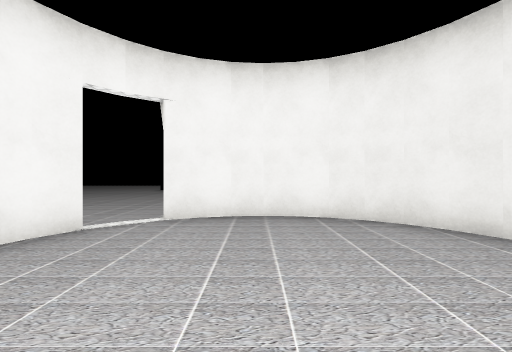
View 1 (above)

12 first-person views from a walk through a Unity game level. The camera is 1.3 m above the floor, looks level and sees 85° across. The floor is counted in squares, 1.89 m on a side. Each view is taken from the middle of a square. On the plan, view 1 faces up. The plan holds only what a view shows up to about 9 squares ahead; the rest is blank. The place goes on beyond the plan. The player character is not drawn. Some animated figures are left out. Some surface patterns are stand-ins.

View 2
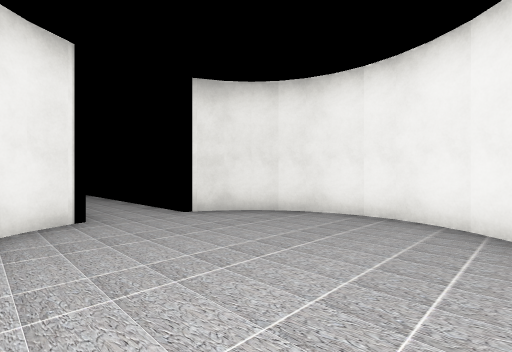

View 3
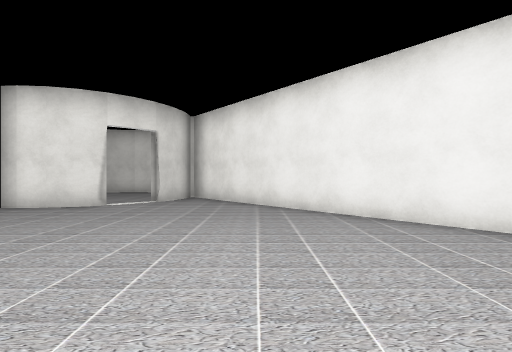

View 4
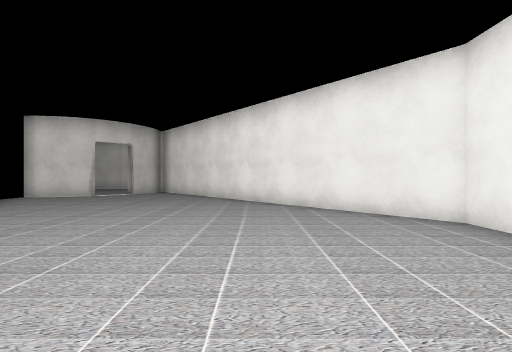

View 5
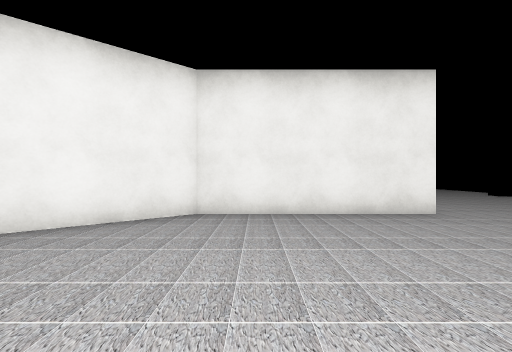

View 6
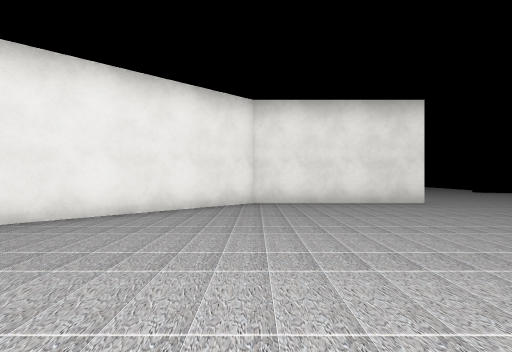

View 7
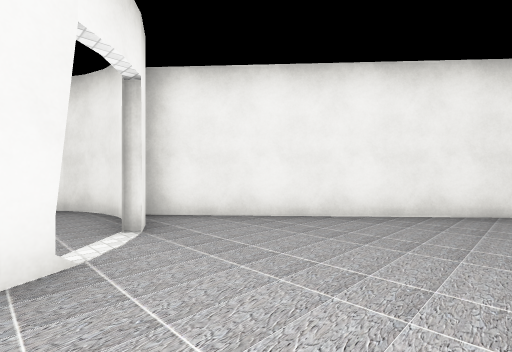

View 8
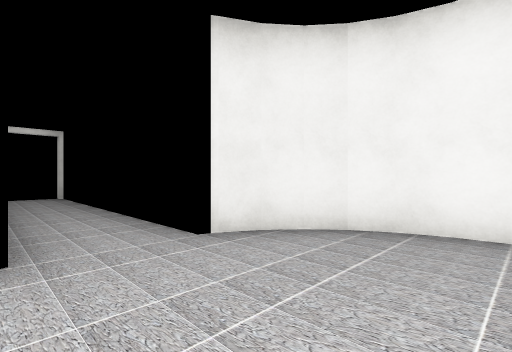

View 9
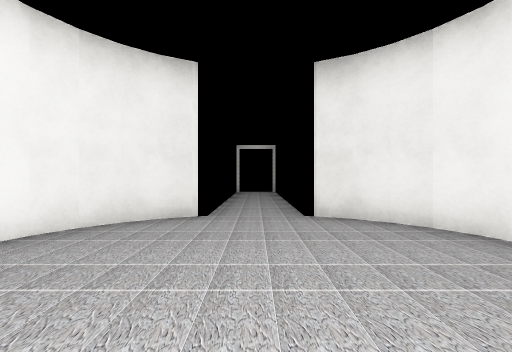

View 10
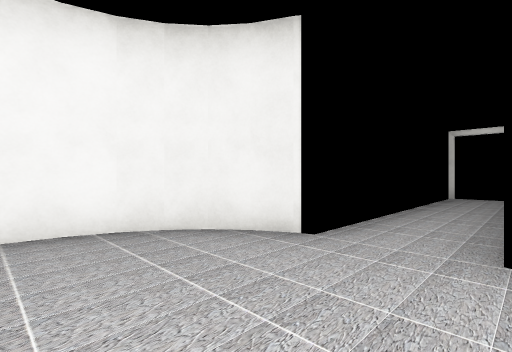

View 11
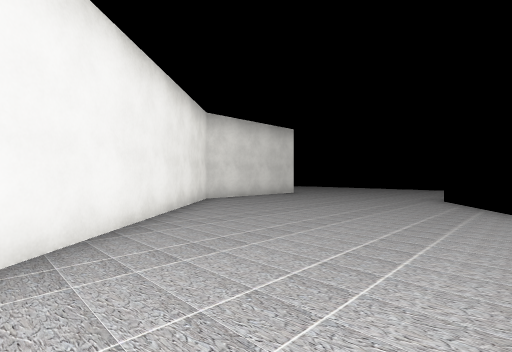

View 12
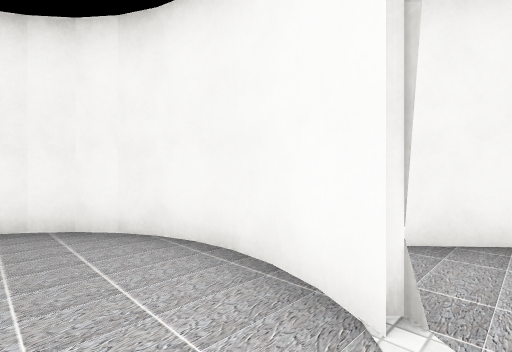

### Floor plan
Key: @ floor where view 1 was taken; # wall or solid block; x gap in a wall; . floor.
Columns run from 10 left of view 1 to 10 right of it. Each row starts with its distance up from view 1.
 14 x.....
 13 #.....
 12 #......
 11 #......
 10 #.......
  9 ##.......
  8  ##......
  7   ##......
  6    ##......
  5     ##...####
  4      ##.....##
  3       ##.....#      #
  2        #.............
  1        ##....#      #
  0         ##@.##
 -1          ####

Positions as (right, up) in squares from view 1, and headings:
1: (0, 0), facing up
2: (-2, 4), facing down-right
3: (-5, 11), facing down
4: (-7, 14), facing down
5: (-5, 11), facing left
6: (-3, 10), facing left
7: (-1, 7), facing down-left
8: (0, 3), facing down-right
9: (-2, 2), facing right
10: (0, 1), facing up-right
11: (-3, 5), facing up-left
12: (-1, 4), facing down-left
